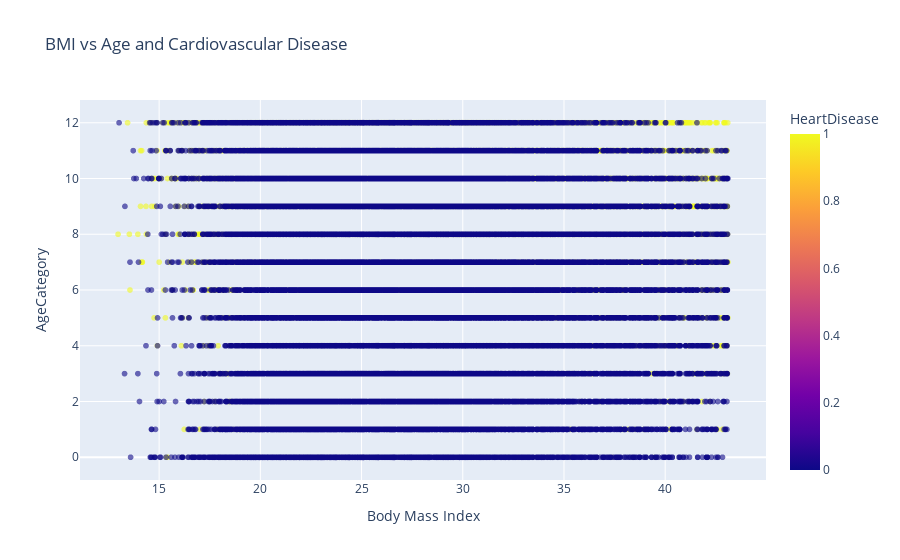

Source (notebook cell):
### Code cell
fig = px.scatter(full_data, x='BMI', y='AgeCategory', color='HeartDisease',
                 title="BMI vs Age and Cardiovascular Disease",
                 labels={'BMI': 'Body Mass Index', 'age': 'Age', 'cardio': 'Cardiovascular Disease'},
                 size_max=10, opacity=0.6)
fig.show()

### Figure 1 — Plotly figure (JSON) as saved in the notebook; plotly's stock layout.template omitted (floating-point values rounded to 4 significant figures; data arrays with more than 128 entries replaced by an {"elided": "..."} marker saying what was removed)
{"data": [{"hovertemplate": "Body Mass Index=%{x}<br>AgeCategory=%{y}<br>HeartDisease=%{marker.color}<extra></extra>", "legendgroup": "", "marker": {"color": {"elided": "63616 int values"}, "coloraxis": "coloraxis", "opacity": 0.6, "symbol": "circle"}, "mode": "markers", "name": "", "showlegend": false, "type": "scattergl", "x": {"elided": "63616 float values"}, "xaxis": "x", "y": {"elided": "63616 int values"}, "yaxis": "y"}], "layout": {"coloraxis": {"colorbar": {"title": {"text": "HeartDisease"}}, "colorscale": [[0, "#0d0887"], [0.1111, "#46039f"], [0.2222, "#7201a8"], [0.3333, "#9c179e"], [0.4444, "#bd3786"], [0.5556, "#d8576b"], [0.6667, "#ed7953"], [0.7778, "#fb9f3a"], [0.8889, "#fdca26"], [1, "#f0f921"]]}, "legend": {"tracegroupgap": 0}, "title": {"text": "BMI vs Age and Cardiovascular Disease"}, "xaxis": {"anchor": "y", "domain": [0, 1], "title": {"text": "Body Mass Index"}}, "yaxis": {"anchor": "x", "domain": [0, 1], "title": {"text": "AgeCategory"}}}}
